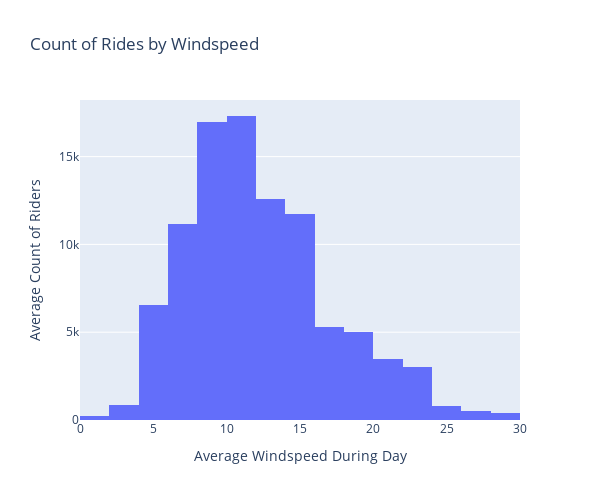

The notebook cell this image was saved under:
### Code cell
#tabular format for workingdays based on each day
#workingdays.groupby('dteday').agg({'cnt':['min','max','mean'],'temp':['mean'],'hum':['mean'],'not_norm_windspeeds':['max','mean']})


#workingdays['not_norm_windspeeds'].mean()
#--potential opportunity to provide safety enhancements for windspeeds far above the mean (like 10 more)


#SHOWS SPREAD OF WINDSPEED, many values above 20, mean is 12 (a lot of values of 0)
#workingdays['not_norm_windspeeds'].plot(kind='hist')

#workingdays['z_score_windspeed'] = stats.zscore(workingdays['not_norm_windspeeds'])
#workingdays.plot(kind='hist',x='z_score_windspeed',y='cnt')

#sns.kdeplot(workingdays['windspeed'])

#workingdays['windspeed'].sample(100).plot(kind='kde')

#SHOWS SPREAD OF WINDSPEED, many values above 20, mean is 12 (a lot of values of 0)
workingdensity = workingdays.groupby('dteday').agg({'cnt':'mean','not_norm_windspeeds':'mean'}).reset_index()

density = px.histogram(workingdensity,'not_norm_windspeeds','cnt',title='Count of Rides by Windspeed',nbins=24,height=500,width=600)
density.update_layout(xaxis_title='Average Windspeed During Day',yaxis_title='Average Count of Riders',font=dict(size=12))

### Figure 1 — Plotly figure (JSON) as saved in the notebook; plotly's stock layout.template omitted (floating-point values rounded to 4 significant figures; data arrays with more than 128 entries replaced by an {"elided": "..."} marker saying what was removed)
{"data": [{"bingroup": "x", "histfunc": "sum", "hovertemplate": "not_norm_windspeeds=%{x}<br>sum of cnt=%{y}<extra></extra>", "legendgroup": "", "marker": {"color": "#636efa", "pattern": {"shape": ""}}, "name": "", "nbinsx": 24, "orientation": "v", "showlegend": false, "type": "histogram", "x": {"elided": "500 float values"}, "xaxis": "x", "y": {"elided": "500 float values"}, "yaxis": "y"}], "layout": {"barmode": "relative", "font": {"size": 12}, "height": 500, "legend": {"tracegroupgap": 0}, "title": {"text": "Count of Rides by Windspeed"}, "width": 600, "xaxis": {"anchor": "y", "domain": [0, 1], "title": {"text": "Average Windspeed During Day"}}, "yaxis": {"anchor": "x", "domain": [0, 1], "title": {"text": "Average Count of Riders"}}}}
